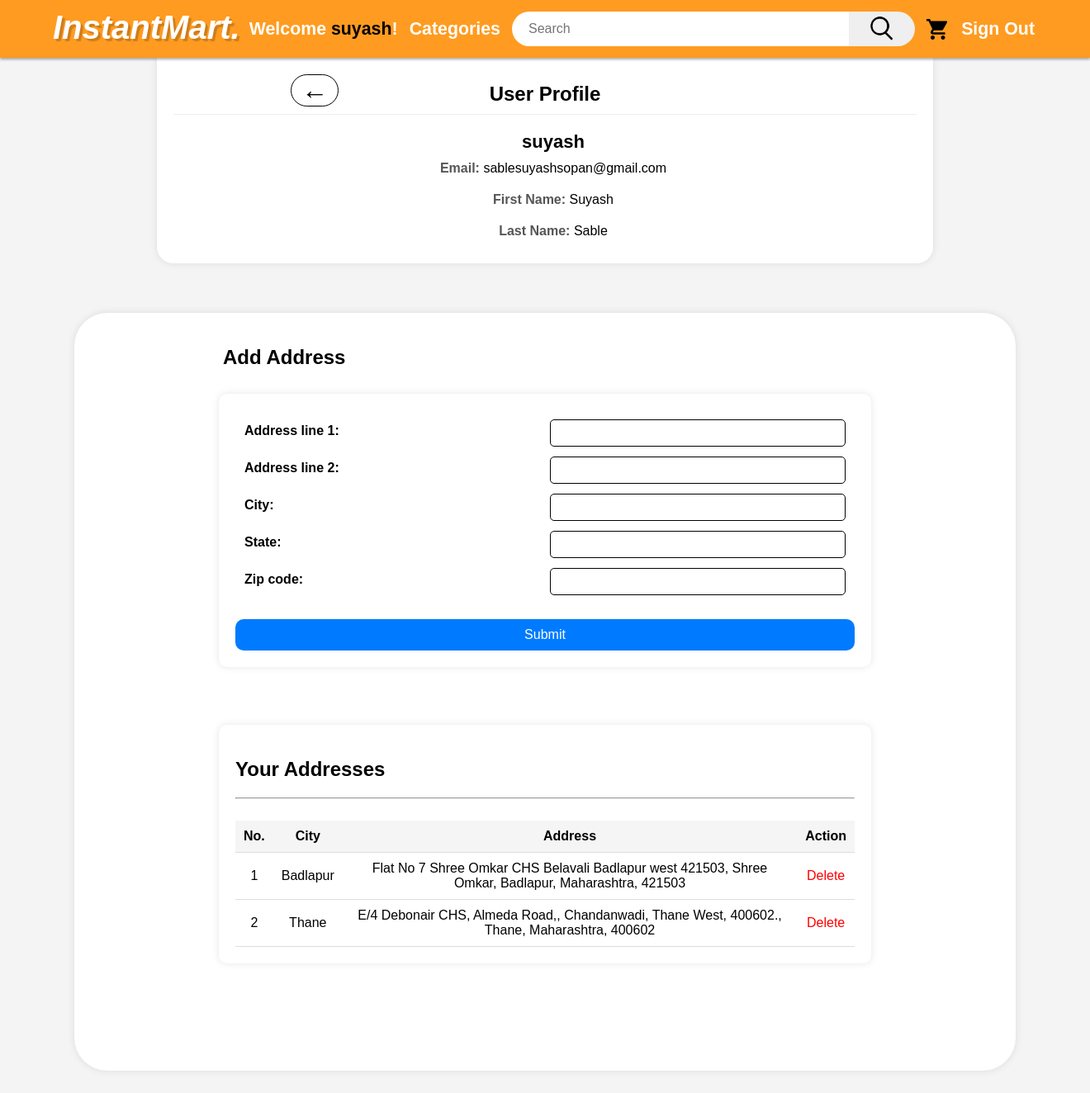
Before: /account (signed in) with the older database file.
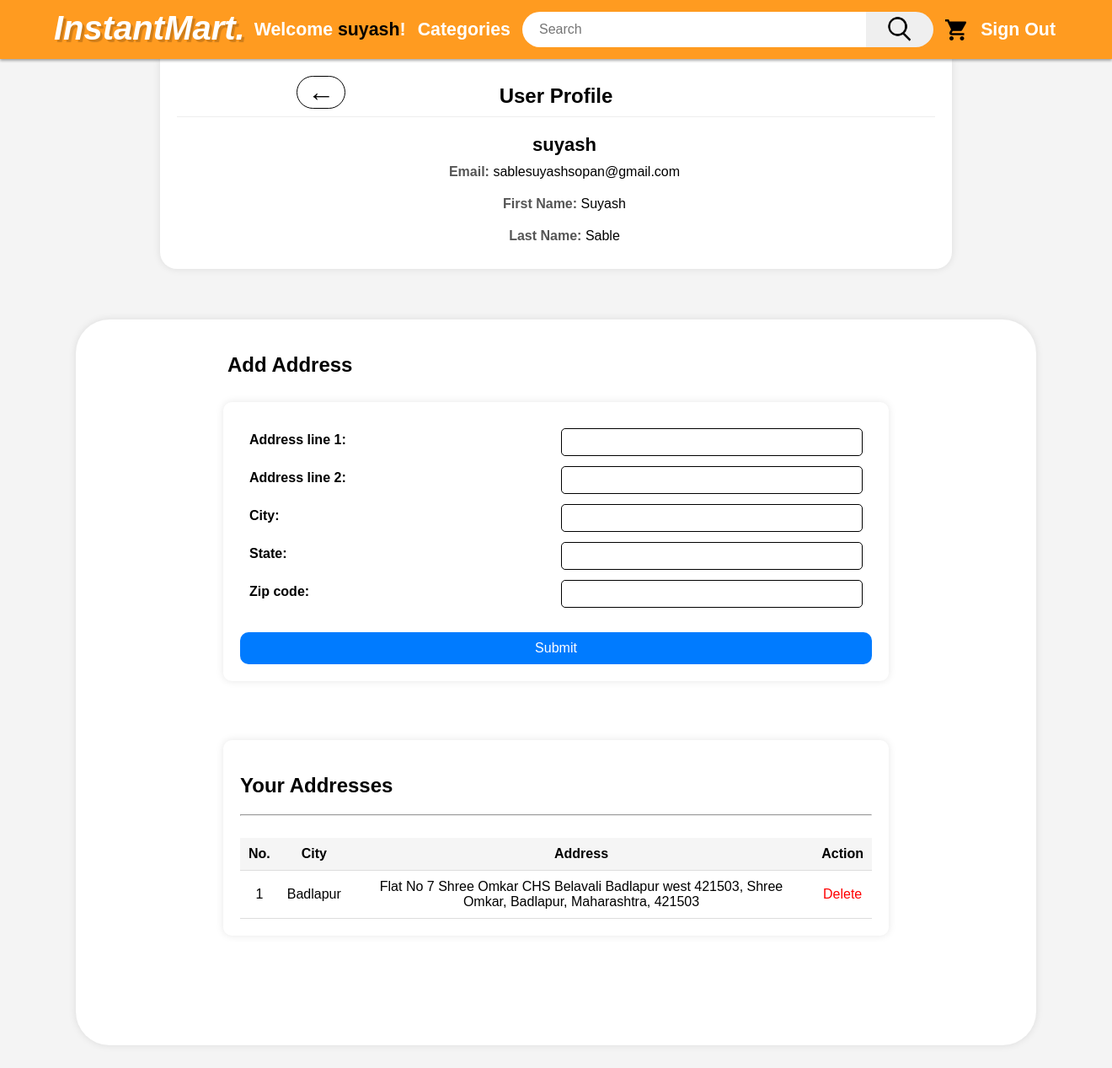
After: the same page with the newer database file.
### InstantMart_App/models.py (models this page shows, shortened)
class Address(models.Model):
    user = models.ForeignKey(User, on_delete=models.CASCADE)
    address_line_1 = models.CharField(max_length=255)
    address_line_2 = models.CharField(max_length=255, blank=True)
    city = models.CharField(max_length=100)
    state = models.CharField(max_length=100)
    zip_code = models.CharField(max_length=20)

### InstantMart_App/views.py (the view)
# urls.py: path('account', v.account,name='account'),
@login_required
def account(request):
    fname=request.session.get('fname',None)
    if request.method == 'POST':
        form = AddressForm(request.POST)
        if form.is_valid():
            address = form.save(commit=False)
            address.user = request.user
            address.save()
            return redirect('/account')  # Redirect to the same page after saving
    else:
        form = AddressForm()
    user_addresses = Address.objects.filter(user=request.user)
    context={'fname':fname,'form': form,'user_addresses': user_addresses}  #'form': form,'user_addresses': user_addresses
    return render(request,'account.html',context)

### InstantMart_App/forms.py
class AddressForm(forms.ModelForm):
    class Meta:
        model = Address
        fields = ['address_line_1', 'address_line_2', 'city', 'state', 'zip_code']

### InstantMart_App/templates/account.html (shortened to what this page needs)
<!DOCTYPE html>
<html lang="en">
<head>
    <link rel="stylesheet" href="../static/css/account.css">
    <link rel="stylesheet" href="../static/css/alert.css">
</head>
<body>
    {%load static%}
    {%include 'navbar.html'%}
    <div class="container">
        <a href="/"><h1 id="back_btn">&#8592;</h1></a>
        <div class="profile-header">
            <h1>User Profile</h1>
        </div>
        <div class="profile-content">
            <div class="profile-details">
                <h2>{{ user.username }}</h2>
                <p><strong>Email:</strong> {{ user.email }}</p>
                <p><strong>First Name:</strong> {{ user.first_name }}</p>
                <p><strong>Last Name:</strong> {{ user.last_name }}</p>
            </div>
        </div>
    </div>
    <div class="address">
        <div class="address-header1">
            <h2>Add Address</h2>
        </div>
        <div class="address-container">
            <div class="address-content">
                <form action="{% url 'InstantMart_App:account' %}" method="post">
                    <table>
                        {{ form.as_table }}
                    </table>
                    <br>
                    <button class="add_btn" type="submit">Submit</button>
                </form>
            </div>
        </div>
        <div class="address-container">
            <div class="address-header2">
                <h2>Your Addresses</h2>
            </div>
            <hr>
            <br>
            <div class="address-content">
                <table class="view_table">
                    <tr>
                        <th>No.</th>
                        <th>City</th>
                        <th>Address</th>
                        <th>Action</th>
                    </tr>
                    {% for i in user_addresses %}
                    <tr>
                        <td>{{ forloop.counter }}</td>
                        <td>{{ i.city }}</td>
                        <td>{{ i.address_line_1 }}, {{ i.address_line_2 }}, {{ i.city }}, {{ i.state }}, {{ i.zip_code }}</td>
                        <td><a class="add_del_btn" href="{% url 'InstantMart_App:delete_address' i.id %}">Delete</a></td>
                    </tr>
                    {% empty %}
                    <tr>
                        <td colspan="4" style="font-size: larger; font-weight: 600; text-align: center;">No Address Found !</td>
                    </tr>
                    {% endfor %}
                </table>
            </div>
        </div>
</body>
</html>

Changed rows visible on the page:
removed Address: city "Thane", address_line_1 "E/4 Debonair CHS, Almeda Road,", address_line_2 "Chandanwadi, Thane West, 400602.", state "Maharashtra", zip_code "400602"
